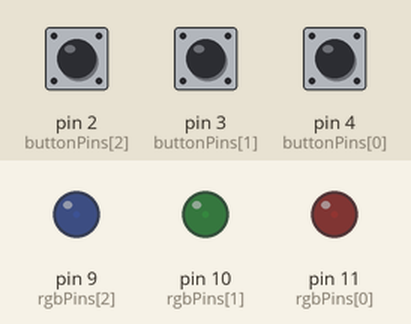
This sketch was run on a simulated Arduino Uno, built with avr-gcc and run on an emulated ATmega328P. On the bench: output pins drawn as LEDs (lit = HIGH). Inputs (shaded band) come from the test bench; at power-on: pin 2 (buttonPins[2]) HIGH, pin 3 (buttonPins[1]) HIGH, pin 4 (buttonPins[0]) HIGH.

Above: at 1.2 s.
1.3 s: pin 2 (buttonPins[2]) pulled LOW for 0.15 s
At 1.76 s:
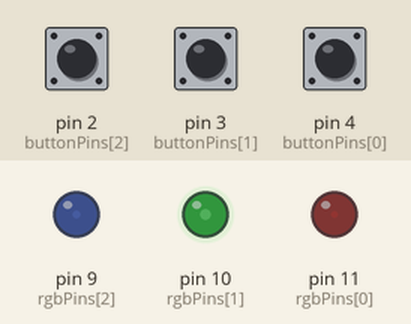
4.4 s: pin 3 (buttonPins[1]) pulled LOW for 0.15 s
At 6.9 s:
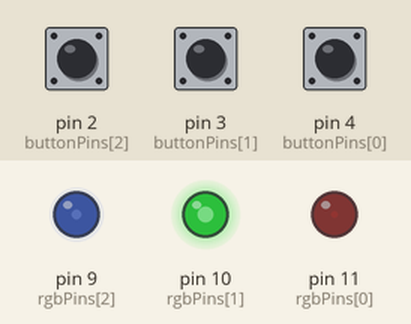
7.5 s: pin 4 (buttonPins[0]) pulled LOW for 0.15 s
At 9.3 s:
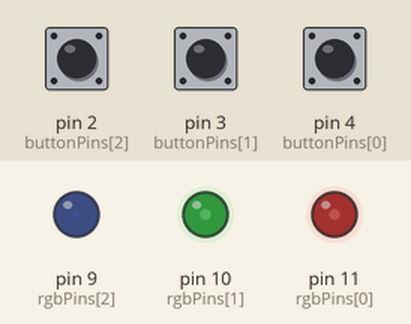
10.6 s: pin 2 (buttonPins[2]) pulled LOW for 1 s
14.6 s: pin 4 (buttonPins[0]) pulled LOW for 1 s
At 16.5 s:
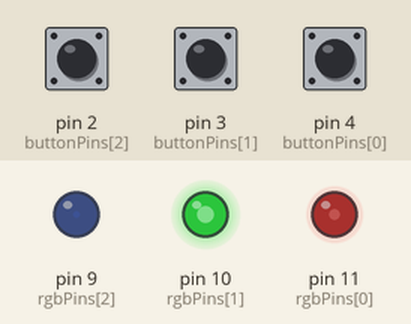
18.6 s: pin 2 (buttonPins[2]) pulled LOW for 0.15 s
Timing chart, 0 to 26.3 s (numbered marks = the images above; inputs shaded):
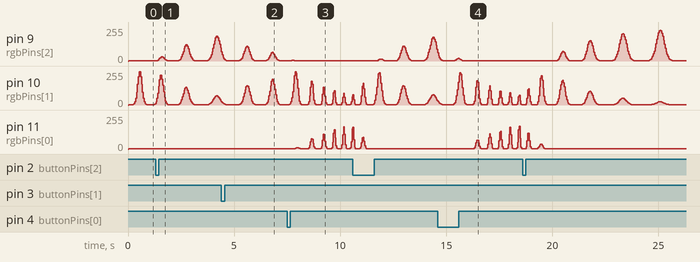

The sketch:

rgb.ino
```cpp
const int rgbPins[] = { 11, 10, 9};
const int buttonPins[] = { 4, 3, 2};
float newStatus = 50.0;
float filteredStatus = 50.0;
float x = -0.5;
unsigned long previousMillis;
const unsigned long interval = 40;


void setup()
{
  for( int i=0; i<3; i++)
    pinMode( rgbPins[i], OUTPUT);

  for( int i=0; i<3; i++)
    pinMode( buttonPins[i], INPUT_PULLUP);
}


void loop()
{
  unsigned long currentMillis = millis();
  if( digitalRead(buttonPins[0]) == LOW)
    newStatus = 100.0;
  if( digitalRead(buttonPins[1]) == LOW)
    newStatus = 50.0;
  if( digitalRead(buttonPins[2]) == LOW)
    newStatus = 0.0;
  if( currentMillis - previousMillis >= interval)
  {
    previousMillis = currentMillis;

    const float pct = 1.8;
    filteredStatus = (( 1.0 - (pct / 100.0)) * filteredStatus) + (pct / 100.0 * newStatus);

    float r, g, b;
    float f;

    if( filteredStatus < 50.0)
    {
      r = 0.0;
      g = filteredStatus / 50.0;
      b = 1.0 - g;
      f = 0.5 + (g / 2);
    }
    else
    {
      r = (filteredStatus - 50.0) / 50.0;
      g = 1.0 - r;
      b = 0.0;
      f = 1.0 + (2 * r);
    }
    float y = expf( -50.0 * squaref( x));
    x += f * float( interval) / 1000.0;
    if( x >= 0.5)
      x -= 1.0;
    int pwmR = (int) round( 1.0 + (r * y * 254.0));
    int pwmG = (int) round( 1.0 + (g * y * 254.0));
    int pwmB = (int) round( 1.0 + (b * y * 254.0));
    analogWrite( rgbPins[0], pwmR);
    analogWrite( rgbPins[1], pwmG);
    analogWrite( rgbPins[2], pwmB);
  }
}
```
